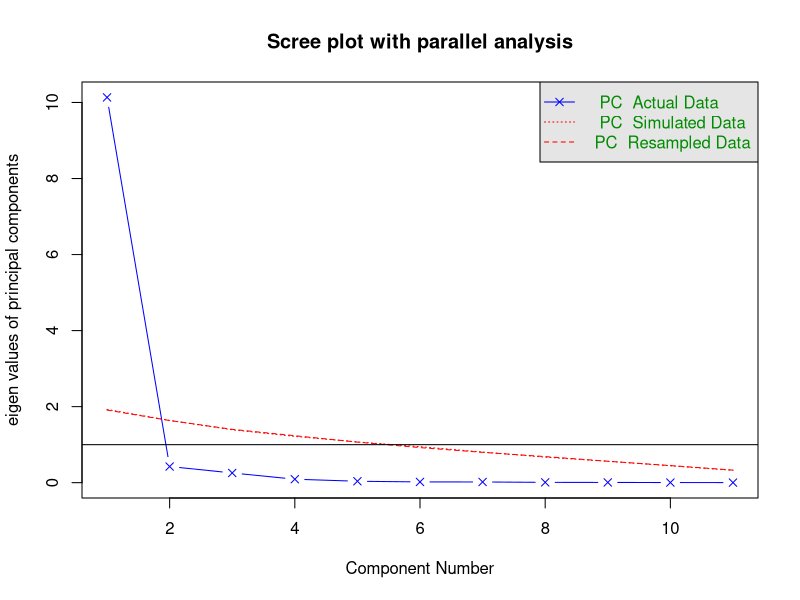
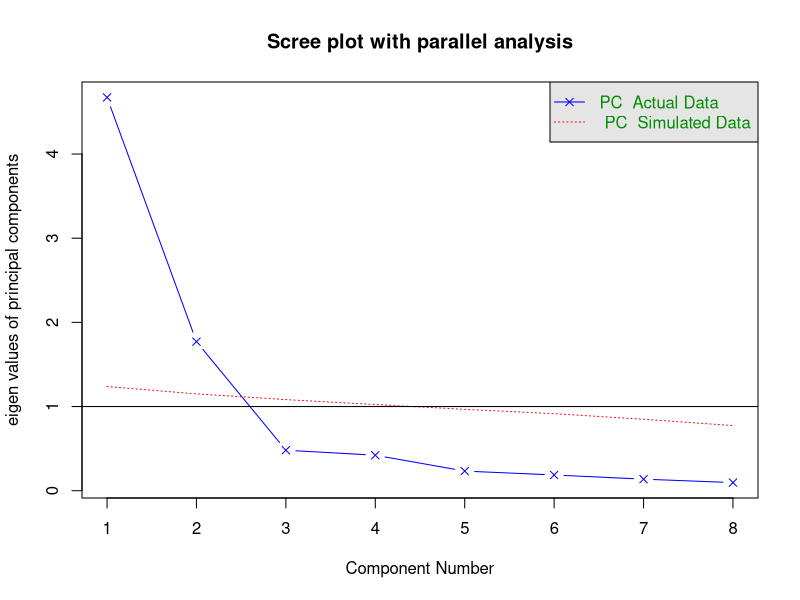
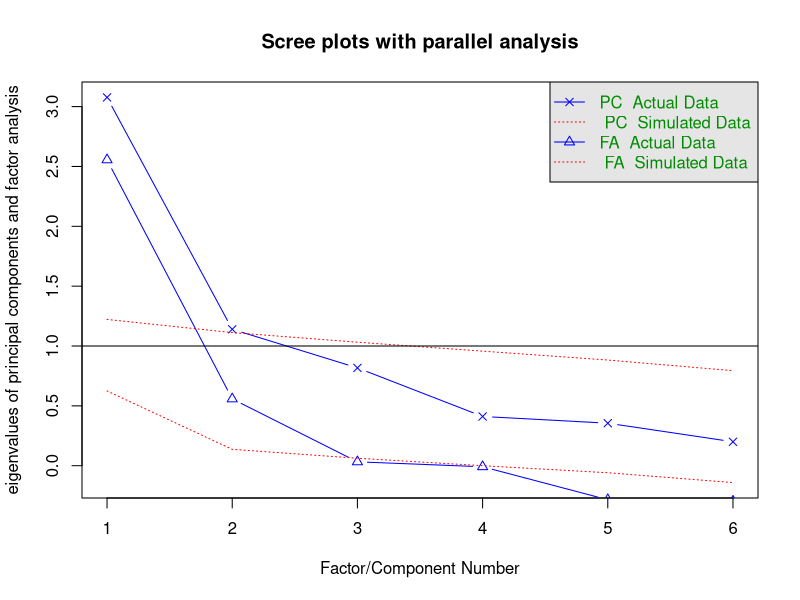
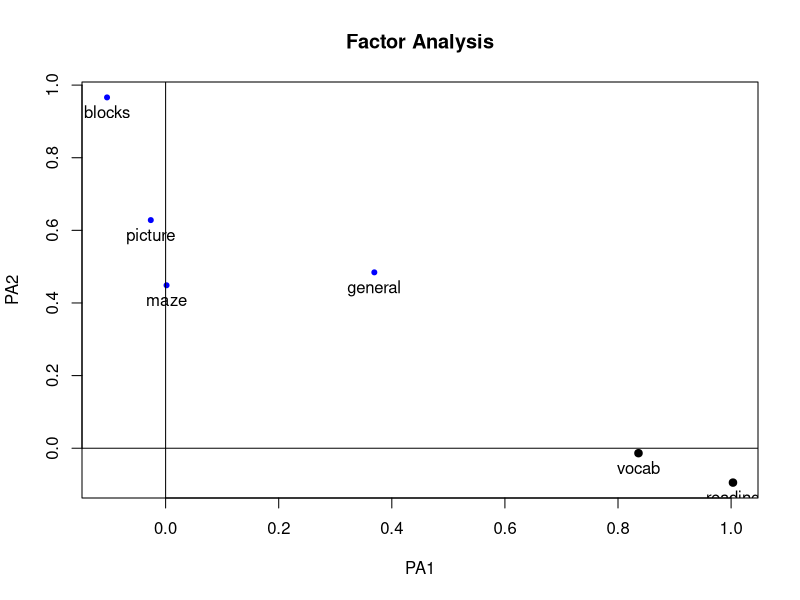
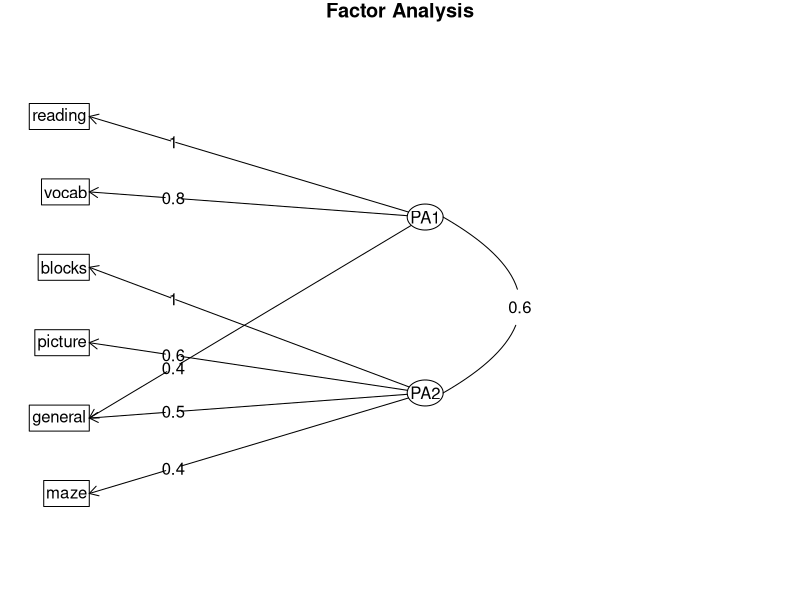

These figures' R source, in order:
## ---- chunk 1
library(psych)
## ---- chunk 2
head(USJudgeRatings)
## ---- chunk 3
fa.parallel(
  USJudgeRatings[,-1],
  fa="pc",
  n.iter=100,
  show.legend=TRUE,
  main="Scree plot with parallel analysis"
)
## ---- chunk 4
pc <- principal(
  USJudgeRatings[,-1],
  nfractors=1
)
pc
## ---- chunk 5
head(Harman23.cor)
## ---- chunk 6
fa.parallel(
  Harman23.cor$cov,
  n.obs=302,
  fa="pc",
  n.iter=100,
  show.legend=TRUE,
  main="Scree plot with parallel analysis"
)
## ---- chunk 7
pc <- principal(
  Harman23.cor$cov,
  nfactors=2,
  rotate="none"
)
pc
## ---- chunk 8
rc <- principal(
  Harman23.cor$cov,
  nfactors=2,
  rotate="varimax"
)
rc
## ---- chunk 9
pc <- principal(
  USJudgeRatings[,-1],
  nfactors=1,
  score=TRUE
)
head(pc$scores)
## ---- chunk 10
cov(USJudgeRatings$CONT, pc$scores)
## ---- chunk 11
rc <- principal(
  Harman23.cor$cov,
  nfactors=2,
  rotate="varimax"
)
round(rc$weights, 2)
## ---- chunk 12
ability.cov
## ---- chunk 13
covariances <- ability.cov$cov
correlations <- cov2cor(covariances)
correlations
## ---- chunk 14
fa.parallel(
  correlations,
  n.obs=221,
  fa="both",
  n.iter=100,
  main="Scree plots with parallel analysis"
)
## ---- chunk 15
fa.pa <- fa(
  correlations,
  nfactors=2,
  rotate="none",
  fm="pa"
)
fa.pa
## ---- chunk 16
fa.varimax <- fa(
  correlations,
  nfactors=2,
  rotate="varimax",
  fm="pa"
)
fa.varimax
## ---- chunk 17
fa.promax <- fa(
  correlations,
  nfactors=2,
  rotate="promax",
  fm="pa"
)
fa.promax
## ---- chunk 18
fsm <- function(oblique) {
  if (class(oblique)[2] == "fa" & is.null(oblique$Phi)) {
    warning("Object doesn't look like oblique EFA")
  } else {
    P <- unclass(oblique$loading)
    F <- P %*% oblique$Phi
    colnames(F) <- c("PA1", "PA2")
    return (F)
  }
}
## ---- chunk 19
fsm(fa.promax)
## ---- chunk 20
factor.plot(
  fa.promax,
  labels=rownames(fa.promax$loadings)
)
## ---- chunk 21
fa.diagram(
  fa.promax,
  simple=FALSE
)
## ---- chunk 22
fa.24tests <- fa(
  Harman74.cor$cov,
  nfactors=4,
  rotate="promax"
)
fa.24tests
## ---- chunk 23
fa.promax$weights
